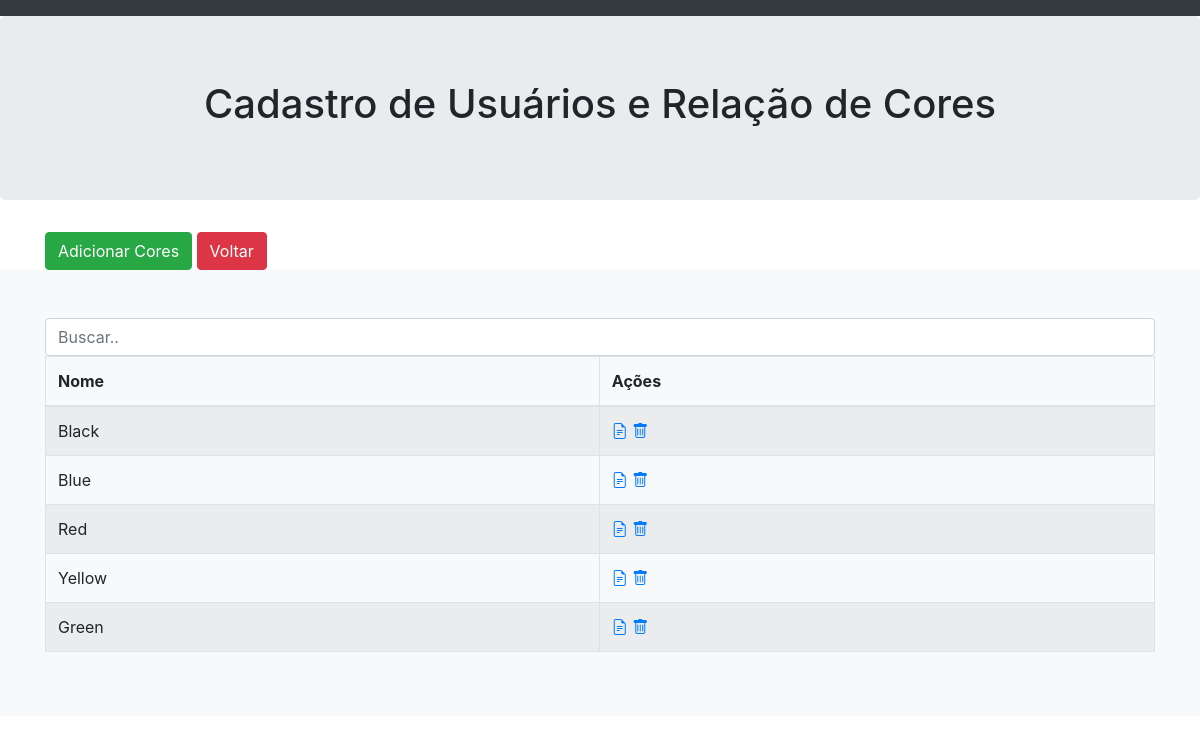
Page /view/Cores.php on the committed database.
### tables this page shows
CREATE TABLE colors(

    id INTEGER PRIMARY KEY,
    name varchar(50) NOT NULL
);

### source/Models/Colors.php (called while the page is built, shortened)
<?php
class Colors
{
    public function all(): ?array
    {
        $conn = Connect::getInstance();
        $all = $conn->query("SELECT * FROM  colors");
        return $all->fetchAll(\PDO::FETCH_CLASS, __CLASS__);
    }
}

### view/Cores.php (the view, shortened to what this page needs)
<?php require __DIR__ . "/../source/autoload.php";
$colors = (new Colors())->all();
?>
<!doctype html>
<html lang="pt-BR">
<head>
    <link href="../style/dist/css/bootstrap.min.css" rel="stylesheet">
    <link rel="stylesheet" href="https://cdn.jsdelivr.net/npm/bootstrap-icons@1.3.0/font/bootstrap-icons.css">
</head>
<body>
<header>
    <div class="navbar navbar-dark bg-dark box-shadow">
    </div>
</header>
<main role="main">
    <section class="jumbotron text-center">
        <h1>
            Cadastro de Usuários e Relação de Cores
        </h1>
    </section>
    <div class="container">
        <a href="AdicionarCor.php" class="btn btn-success">Adicionar Cores</a>
        <a href="../index.php" class="btn btn-danger">Voltar</a>
    </div>
    <div class="album py-5 bg-light">
        <div class="container">
            <input class="form-control" id="myInput" type="text" placeholder="Buscar..">
            <table class="table table-bordered table-striped">
                <thead>
                <th>Nome</th>
                <th>Ações</th>
                </thead>
                <tbody id="myTable">
                <?php if ($colors): ?>
                    <?php foreach ($colors as $color): ?>
                        <tr>
                            <td><?= $color->name ?></td>
                            <td><a href="editarcor.php?id=<?= $color->id ?>" data-toggle="tooltip"
                                   title="Editar"><i class="bi bi-file-earmark-text"></i></a>
                                <a href="deletarcor.php?id=<?= $color->id ?>" data-toggle="tooltip"
                                   title="Deletar"><i class="bi bi-trash"></i></a></td>
                        </tr>
                    <?php endforeach; ?>
                <?php else: ?>
                    <tr>
                        <td colspan="3" class="alert-success align-items-center">Não Existe dados a Listar</td>
                    </tr>
                <?php endif; ?>
                </tbody>
            </table>
        </div>
    </div>
</main>
</body>
</html>

### rows in the picture
colors: name "Black"
colors: name "Blue"
colors: name "Red"
colors: name "Yellow"
colors: name "Green"
